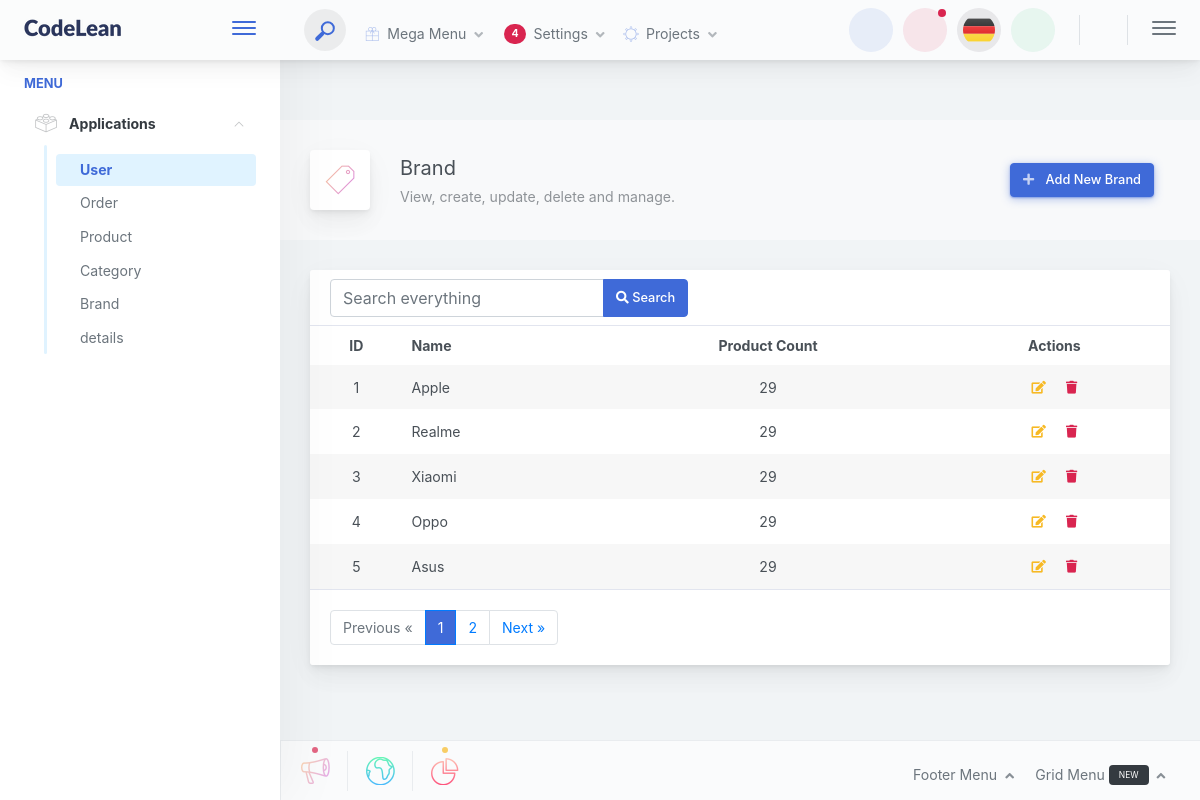
Screenshot of /admin/brand.php with the database file from the repository.
### tables this page shows
CREATE TABLE `brands` (
  `brand_id` int(11) NOT NULL,
  `name` varchar(100) NOT NULL,
  `product_count` int(11) DEFAULT 0
);

### admin/brand.php (the view, shortened to what this page needs)
<?php
$conn = new mysqli("localhost", "root", "", "db_be1");
$search = isset($_GET['search']) ? $_GET['search'] : '';
$limit = 5;
$page = isset($_GET['page']) ? (int) $_GET['page'] : 1;
$offset = ($page - 1) * $limit;
$where_clause = '';
$sql = "SELECT COUNT(*) AS total FROM brands $where_clause";
$stmt = $conn->prepare($sql);
$stmt->execute();
$total_result = $stmt->get_result();
if ($total_result) {
    $total_rows = $total_result->fetch_assoc()['total'];
    $total_pages = ceil($total_rows / $limit);
} else {
    $total_rows = 0;
    $total_pages = 1;
}
$sql = "SELECT brand_id, name, product_count FROM brands $where_clause LIMIT ?, ?";
$stmt = $conn->prepare($sql);
if ($search) {
    $stmt->bind_param("ssi", $search_term, $offset, $limit);
} else {
    $stmt->bind_param("ii", $offset, $limit);
}
$stmt->execute();
$result = $stmt->get_result();
?>
<?php include "header.php"; ?>
<?php include "sidebar.php"; ?>
<div class="app-main">
    <div class="app-main__outer">
        <div class="app-main__inner">
            <div class="app-page-title">
                <div class="page-title-wrapper">
                    <div class="page-title-heading">
                        <div class="page-title-icon">
                            <i class="pe-7s-ticket icon-gradient bg-mean-fruit"></i>
                        </div>
                        <div>
                            Brand
                            <div class="page-title-subheading">
                                View, create, update, delete and manage.
                            </div>
                        </div>
                    </div>
                    <div class="page-title-actions">
                        <a href="./brand-create.php" class="btn-shadow btn-hover-shine mr-3 btn btn-primary">
                            <span class="btn-icon-wrapper pr-2 opacity-7">
                                <i class="fa fa-plus fa-w-20"></i>
                            </span>
                            Add New Brand
                        </a>
                    </div>
                </div>
            </div>
            <div class="row">
                <div class="col-md-12">
                    <div class="main-card mb-3 card">
                        <div class="card-header">
                            <form>
                                <div class="input-group">
                                    <input type="search" name="search" id="search" placeholder="Search everything"
                                        class="form-control">
                                    <span class="input-group-append">
                                        <button type="submit" class="btn btn-primary">
                                            <i class="fa fa-search"></i>&nbsp;Search
                                        </button>
                                    </span>
                                </div>
                            </form>
                        </div>
                        <div class="table-responsive">
                            <table class="align-middle mb-0 table table-borderless table-striped table-hover">
                                <thead>
                                    <tr>
                                        <th class="text-center">ID</th>
                                        <th>Name</th>
                                        <th class="text-center">Product Count</th>
                                        <th class="text-center">Actions</th>
                                    </tr>
                                </thead>
                                <tbody>
                                    <?php
                                    if ($result->num_rows > 0) {
                                        while ($row = $result->fetch_assoc()) {
                                            echo "<tr>";
                                            echo "<td class='text-center'>" . $row['brand_id'] . "</td>";
                                            echo "<td>" . $row['name'] . "</td>";
                                            echo "<td class='text-center'>" . $row['product_count'] . "</td>";
                                            echo "<td class='text-center'>
                                                        <a href='./brand-edit.php?id=" . $row['brand_id'] . "' class='btn btn-outline-warning border-0 btn-sm' data-toggle='tooltip' title='Edit'>
                                                            <i class='fa fa-edit'></i>
                                                        </a>
                                                        <form class='d-inline' action='' method='post'>
                                                            <input type='hidden' name='brand_id' value='" . $row['brand_id'] . "' />
                                                            <button class='btn btn-hover-shine btn-outline-danger border-0 btn-sm' type='submit' name='delete' data-toggle='tooltip' title='Delete' onclick=\"return confirm('Do you really want to delete this item?')\">
                                                                <i class='fa fa-trash'></i>
                                                            </button>
                                                        </form>
                                                  </td>";
                                            echo "</tr>";
                                        }
                                    } else {
                                        echo "<tr><td colspan='4' class='text-center'>No brands found</td></tr>";
                                    }
                                    ?>
                                </tbody>
                            </table>
                        </div>
                        <div class="d-block card-footer">
                            <nav aria-label="Page navigation">
                                <ul class="pagination justify-content-start">
                                    <li class="page-item <?php echo $page == 1 ? 'disabled' : ''; ?>">
                                        <a class="page-link" href="?page=<?php echo max(1, $page - 1); ?>"
                                            aria-label="Previous">Previous
                                            <span aria-hidden="true">&laquo;</span>
                                        </a>
                                    </li>
                                    <?php for ($i = 1; $i <= $total_pages; $i++): ?>
                                        <li class="page-item <?php echo $i == $page ? 'active' : ''; ?>">
                                            <a class="page-link" href="?page=<?php echo $i; ?>"><?php echo $i; ?></a>
                                        </li>
                                    <?php endfor; ?>
                                    <li class="page-item <?php echo $page == $total_pages ? 'disabled' : ''; ?>">
                                        <a class="page-link" href="?page=<?php echo min($total_pages, $page + 1); ?>"
                                            aria-label="Next">Next
                                            <span aria-hidden="true">&raquo;</span>
                                        </a>
                                    </li>
                                </ul>
                            </nav>
                        </div>
                    </div>
                </div>
            </div>
        </div>
        <?php include "footer.php"; ?>
    </div>
</div>

### admin/my_style.css (style rules this page uses)
ul { margin-top: 0.5rem; margin-bottom: 0.5rem; }

### rows the page displays
brands: brand_id "1", name "Apple", product_count "29"
brands: brand_id "2", name "Realme", product_count "29"
brands: brand_id "3", name "Xiaomi", product_count "29"
brands: brand_id "4", name "Oppo", product_count "29"
brands: brand_id "5", name "Asus", product_count "29"
